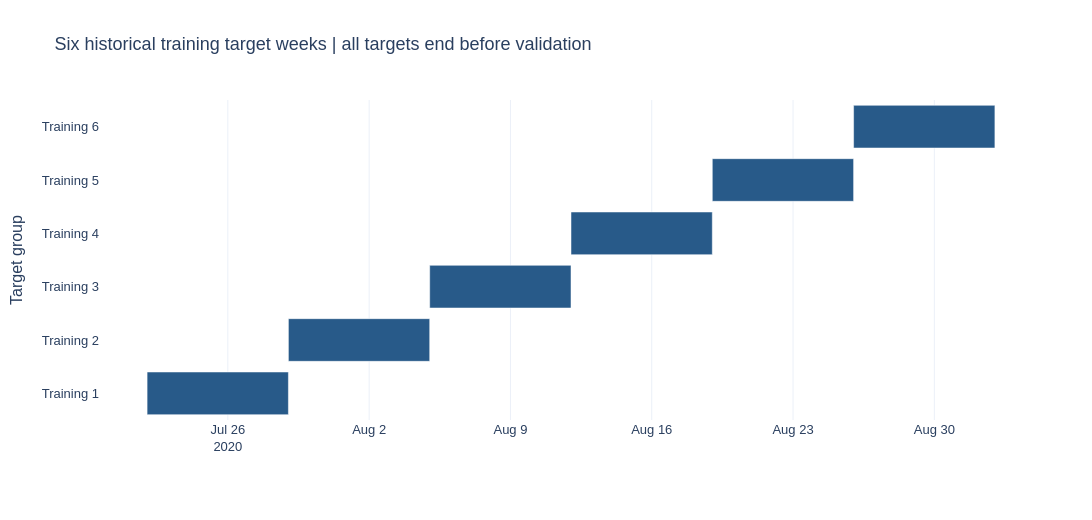

Write notebook code for a chart like this one.
### Markdown cell above
## 2. Target windows

Training targets are six consecutive seven-day windows. Their 180-day histories precede their respective cutoff. The plotted bars show target weeks, rather than the longer feature-history windows.

### Code cell
timeline=schedule[['cutoff','target_end']].rename(columns={'cutoff':'start','target_end':'end'})
timeline['period']=[f'Training {i+1}' for i in range(len(timeline))]
fig=px.timeline(timeline,x_start='start',x_end='end',y='period',
    title='Six historical training target weeks | all targets end before validation',
    labels={'period':'Target group','start':'Inclusive start','end':'Exclusive end'})
show_figure(fig,PROJECT_ROOT,'training_windows')

### Figure 1 — Plotly figure (JSON) as saved in the notebook; plotly's stock layout.template omitted (floating-point values rounded to 4 significant figures)
{"data": [{"base": ["2020-07-22T00:00:00.000000", "2020-07-29T00:00:00.000000", "2020-08-05T00:00:00.000000", "2020-08-12T00:00:00.000000", "2020-08-19T00:00:00.000000", "2020-08-26T00:00:00.000000"], "hovertemplate": "Inclusive start=%{base}<br>Exclusive end=%{x}<br>Target group=%{y}<extra></extra>", "legendgroup": "", "marker": {"color": "#285A89", "pattern": {"shape": ""}}, "name": "", "orientation": "h", "showlegend": false, "textposition": "auto", "type": "bar", "x": [604800000, 604800000, 604800000, 604800000, 604800000, 604800000], "xaxis": "x", "y": ["Training 1", "Training 2", "Training 3", "Training 4", "Training 5", "Training 6"], "yaxis": "y"}], "layout": {"barmode": "overlay", "font": {"family": "Arial", "size": 13}, "height": 520, "legend": {"orientation": "h", "tracegroupgap": 0, "x": 0, "y": 1.02, "yanchor": "bottom"}, "margin": {"b": 100, "l": 100, "r": 50, "t": 100}, "title": {"font": {"size": 18}, "text": "Six historical training target weeks | all targets end before validation"}, "width": 1100, "xaxis": {"anchor": "y", "domain": [0.0, 1.0], "type": "date"}, "yaxis": {"anchor": "x", "domain": [0.0, 1.0], "title": {"text": "Target group"}}}}
